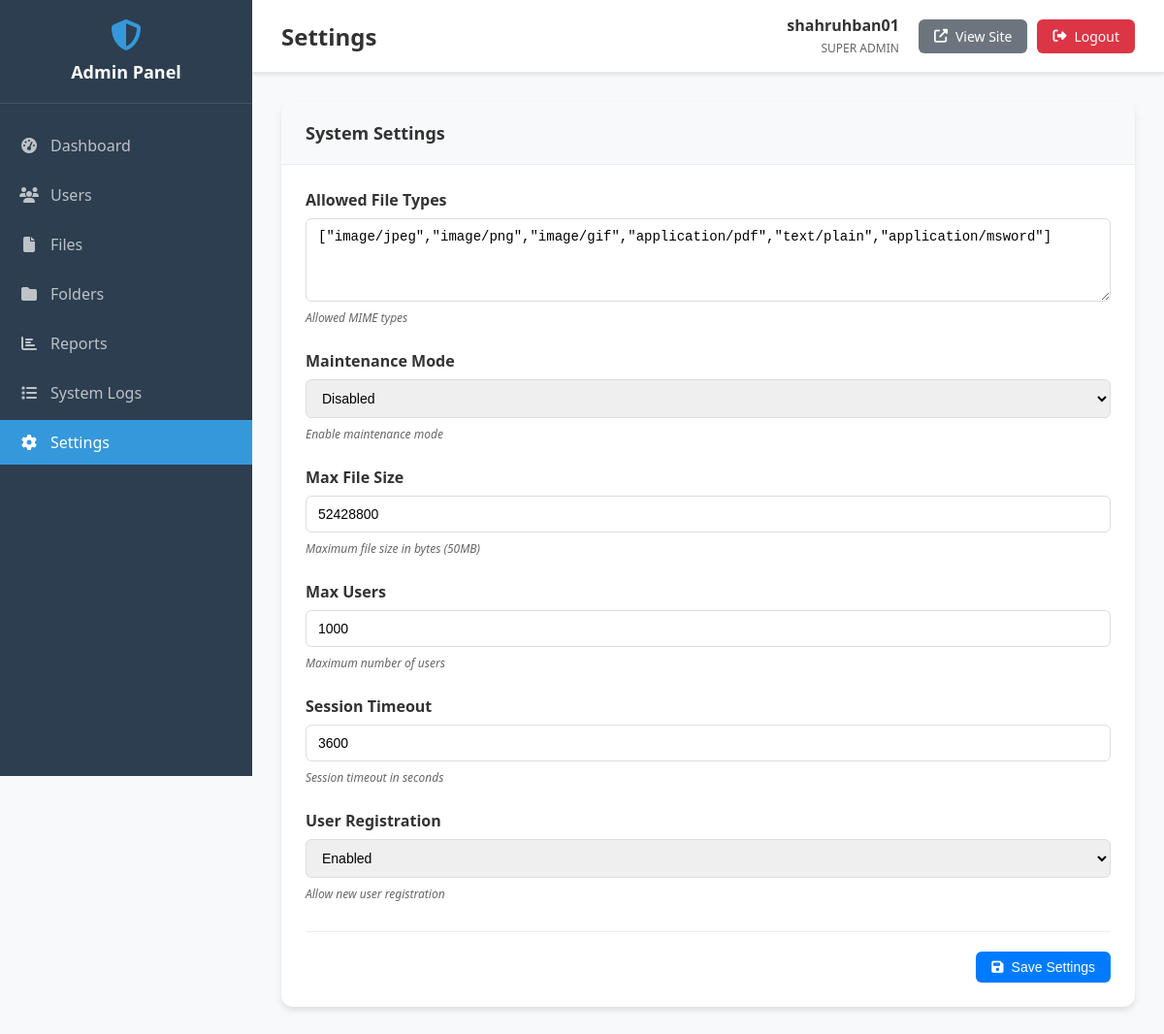
/admin/settings.php (signed in), run on the app's committed database.
### tables this page shows
CREATE TABLE `system_settings` (
  `id` int(11) NOT NULL,
  `setting_key` varchar(100) NOT NULL,
  `setting_value` text DEFAULT NULL,
  `setting_type` enum('string','integer','boolean','json') DEFAULT 'string',
  `description` text DEFAULT NULL,
  `updated_at` timestamp NOT NULL DEFAULT current_timestamp() ON UPDATE current_timestamp()
);

### classes/AdminManager.php (called while the page is built, shortened)
<?php
require_once '../config/database.php';
require_once 'AdminAuth.php';
class AdminManager {
    private $conn;
    public function __construct() {
        $database = new Database();
        $this->conn = $database->getConnection();
    }
    public function getSettings() {
        try {
            $query = "SELECT * FROM system_settings ORDER BY setting_key";
            $stmt = $this->conn->prepare($query);
            $stmt->execute();
            return ['success' => true, 'settings' => $stmt->fetchAll()];
        } catch (Exception $e) {
            return ['success' => false, 'message' => 'Failed to fetch settings'];
        }
    }
}
?>

### config/database.php (called while the page is built, shortened)
<?php
class Database {
    private $host = 'localhost';
    private $db_name = 'document_vault';
    private $username = 'root';
    private $password = '';
    public function getConnection() {
        $this->conn = null;
        try {
            $this->conn = new PDO(
                "mysql:host=" . $this->host . ";dbname=" . $this->db_name . ";charset=utf8",
                $this->username,
                $this->password,
                array(
                    PDO::ATTR_ERRMODE => PDO::ERRMODE_EXCEPTION,
                    PDO::ATTR_DEFAULT_FETCH_MODE => PDO::FETCH_ASSOC,
                    PDO::ATTR_EMULATE_PREPARES => false
                )
            );
        } catch(PDOException $exception) {
            error_log("Connection error: " . $exception->getMessage());
            throw new Exception("Database connection failed");
        }
        return $this->conn;
    }
}
?>

### classes/AdminAuth.php (called while the page is built, shortened)
<?php
require_once '../config/database.php';
class AdminAuth {
    public function __construct() {
        try {
            $database = new Database();
        } catch (Exception $e) {
            error_log("AdminAuth database connection failed: " . $e->getMessage());
            throw new Exception("Database connection failed");
        }
    }
}
?>

### admin/settings.php (the view, shortened to what this page needs)
<?php
require_once '../classes/AdminAuth.php';
require_once '../classes/AdminManager.php';
$adminManager = new AdminManager();
$settings = $adminManager->getSettings();
?>
<!DOCTYPE html>
<html lang="en">
<head>
    <link rel="stylesheet" href="css/admin.css">
    <link rel="stylesheet" href="https://cdnjs.cloudflare.com/ajax/libs/font-awesome/6.4.0/css/all.min.css">
</head>
<body>
    <div class="admin-layout">
        <?php include 'includes/sidebar.php'; ?>
        <div class="admin-main">
            <?php include 'includes/header.php'; ?>
            <div class="admin-content">
                <div class="dashboard-card">
                    <div class="card-header">
                        <h2>System Settings</h2>
                    </div>
                    <?php if ($settings['success']): ?>
                    <form method="POST" class="settings-form">
                        <div class="settings-grid">
                            <?php foreach ($settings['settings'] as $setting): ?>
                            <div class="setting-item">
                                <label for="<?php echo $setting['setting_key']; ?>">
                                    <?php echo ucwords(str_replace('_', ' ', $setting['setting_key'])); ?>
                                </label>
                                <?php if ($setting['setting_type'] === 'boolean'): ?>
                                    <select name="<?php echo $setting['setting_key']; ?>" id="<?php echo $setting['setting_key']; ?>">
                                        <option value="true" <?php echo $setting['setting_value'] === 'true' ? 'selected' : ''; ?>>Enabled</option>
                                        <option value="false" <?php echo $setting['setting_value'] === 'false' ? 'selected' : ''; ?>>Disabled</option>
                                    </select>
                                <?php elseif ($setting['setting_type'] === 'json'): ?>
                                    <textarea name="<?php echo $setting['setting_key']; ?>"
                                              id="<?php echo $setting['setting_key']; ?>"
                                              rows="4"><?php echo htmlspecialchars($setting['setting_value']); ?></textarea>
                                <?php else: ?>
                                    <input type="<?php echo $setting['setting_type'] === 'integer' ? 'number' : 'text'; ?>"
                                           name="<?php echo $setting['setting_key']; ?>"
                                           id="<?php echo $setting['setting_key']; ?>"
                                           value="<?php echo htmlspecialchars($setting['setting_value']); ?>">
                                <?php endif; ?>
                                <?php if ($setting['description']): ?>
                                    <small class="setting-description"><?php echo htmlspecialchars($setting['description']); ?></small>
                                <?php endif; ?>
                            </div>
                            <?php endforeach; ?>
                        </div>
                        <div class="form-actions">
                            <button type="submit" name="submit" class="btn btn-primary">
                                <i class="fas fa-save"></i> Save Settings
                            </button>
                        </div>
                    </form>
                    <?php endif; ?>
                </div>
            </div>
        </div>
    </div>
</body>
</html>

### admin/includes/sidebar.php
<div class="admin-sidebar">
    <div class="sidebar-header">
        <i class="fas fa-shield-alt"></i>
        <h2>Admin Panel</h2>
    </div>
    <nav class="sidebar-nav">
        <ul>
            <li class="<?php echo basename($_SERVER['PHP_SELF']) == 'index.php' || basename($_SERVER['PHP_SELF']) == 'dashboard.php' ? 'active' : ''; ?>">
                <a href="index.php">
                    <i class="fas fa-tachometer-alt"></i>
                    <span>Dashboard</span>
                </a>
            </li>
            <li class="<?php echo basename($_SERVER['PHP_SELF']) == 'users.php' ? 'active' : ''; ?>">
                <a href="users.php">
                    <i class="fas fa-users"></i>
                    <span>Users</span>
                </a>
            </li>
            <li class="<?php echo basename($_SERVER['PHP_SELF']) == 'files.php' ? 'active' : ''; ?>">
                <a href="files.php">
                    <i class="fas fa-file"></i>
                    <span>Files</span>
                </a>
            </li>
            <li class="<?php echo basename($_SERVER['PHP_SELF']) == 'folders.php' ? 'active' : ''; ?>">
                <a href="folders.php">
                    <i class="fas fa-folder"></i>
                    <span>Folders</span>
                </a>
            </li>
            <li class="<?php echo basename($_SERVER['PHP_SELF']) == 'reports.php' ? 'active' : ''; ?>">
                <a href="reports.php">
                    <i class="fas fa-chart-bar"></i>
                    <span>Reports</span>
                </a>
            </li>
            <li class="<?php echo basename($_SERVER['PHP_SELF']) == 'logs.php' ? 'active' : ''; ?>">
                <a href="logs.php">
                    <i class="fas fa-list"></i>
                    <span>System Logs</span>
                </a>
            </li>
            <li class="<?php echo basename($_SERVER['PHP_SELF']) == 'settings.php' ? 'active' : ''; ?>">
                <a href="settings.php">
                    <i class="fas fa-cog"></i>
                    <span>Settings</span>
                </a>
            </li>
        </ul>
    </nav>
</div>

### admin/includes/header.php (shortened to what this page needs)
<div class="admin-header">
    <div class="header-left">
        <h1><?php echo ucfirst(str_replace('.php', '', basename($_SERVER['PHP_SELF']))); ?></h1>
    </div>
    <div class="header-right">
        <div class="admin-menu">
            <div class="admin-info">
                <span class="admin-name"><?php echo $_SESSION['admin_username']; ?></span>
                <span class="admin-role"><?php echo ucfirst(str_replace('_', ' ', $_SESSION['admin_role'])); ?></span>
            </div>
            <div class="admin-actions">
                <a href="../index.html" target="_blank" class="btn btn-secondary">
                    <i class="fas fa-external-link-alt"></i> View Site
                </a>
                <a href="api/admin_auth.php?action=logout" class="btn btn-danger">
                    <i class="fas fa-sign-out-alt"></i> Logout
                </a>
            </div>
        </div>
    </div>
</div>

### admin/css/admin.css (style rules this page uses)
* { margin: 0; padding: 0; box-sizing: border-box; }
body { font-family: 'Segoe UI', Tahoma, Geneva, Verdana, sans-serif; background-color: #f8f9fa; color: #333; }
.admin-layout { display: flex; min-height: 100vh; }
.admin-sidebar { width: 260px; background: #2c3e50; color: white; position: fixed; height: 100vh; overflow-y: auto; z-index: 1000; transition: transform 0.3s; }
.sidebar-header { padding: 20px; text-align: center; border-bottom: 1px solid rgba(255,255,255,0.1); }
.sidebar-header i { font-size: 32px; margin-bottom: 10px; color: #3498db; }
.sidebar-header h2 { font-size: 18px; font-weight: 600; }
.sidebar-nav ul { list-style: none; padding: 20px 0; }
.sidebar-nav li { margin-bottom: 5px; }
.sidebar-nav a { display: flex; align-items: center; padding: 12px 20px; color: #bdc3c7; text-decoration: none; transition: all 0.3s; gap: 12px; }
.sidebar-nav li.active a { background: #3498db; color: white; }
.sidebar-nav i { width: 20px; text-align: center; }
.admin-main { flex: 1; margin-left: 260px; display: flex; flex-direction: column; transition: margin-left 0.3s; }
.admin-header { background: white; padding: 15px 30px; border-bottom: 1px solid #e9ecef; display: flex; justify-content: space-between; align-items: center; box-shadow: 0 2px 4px rgba(0,0,0,0.1); }
.header-left { display: flex; align-items: center; gap: 20px; }
.header-left h1 { color: #333; font-size: 24px; font-weight: 600; }
.admin-menu { display: flex; align-items: center; gap: 20px; }
.admin-info { text-align: right; }
.admin-name { display: block; font-weight: 600; color: #333; }
.admin-role { font-size: 12px; color: #666; text-transform: uppercase; }
.admin-actions { display: flex; gap: 10px; }
.btn { padding: 8px 16px; border: none; border-radius: 6px; text-decoration: none; font-size: 14px; font-weight: 500; cursor: pointer; transition: all 0.3s; display: inline-flex; align-items: center; gap: 8px; }
.btn-secondary { background: #6c757d; color: white; }
.btn-danger { background: #dc3545; color: white; }
.btn-primary { background: #007bff; color: white; }
.admin-content { flex: 1; padding: 30px; overflow-y: auto; }
.dashboard-card { background: white; border-radius: 12px; box-shadow: 0 4px 6px rgba(0,0,0,0.1); overflow: hidden; }
.card-header { padding: 20px 25px; background: #f8f9fa; border-bottom: 1px solid #e9ecef; }
.card-header h2 { font-size: 18px; color: #333; }

### admin/settings.php (style rules this page uses)
.settings-form { padding: 25px; }
.settings-grid { display: grid; gap: 25px; }
.setting-item { display: flex; flex-direction: column; gap: 8px; }
.setting-item label { font-weight: 600; color: #333; }
.setting-item input, .setting-item select, .setting-item textarea { padding: 10px 12px; border: 1px solid #ddd; border-radius: 6px; font-size: 14px; }
.setting-item textarea { resize: vertical; font-family: monospace; }
.setting-description { color: #666; font-size: 12px; font-style: italic; }
.form-actions { margin-top: 30px; padding-top: 20px; border-top: 1px solid #e9ecef; display: flex; justify-content: flex-end; }

### data on the page
system_settings: setting_key "Allowed File Types", setting_key+setting_value "[\"image/jpeg\",\"image/png\",\"image/gif\",\"application/pdf\",\"text/plain\",\"application/msword\"]", description "Allowed MIME types"
system_settings: setting_key "Maintenance Mode", setting_value+setting_key "Disabled", description "Enable maintenance mode"
system_settings: setting_key "Max File Size", max_file_size "52428800", description "Maximum file size in bytes (50MB)"
system_settings: setting_key "Max Users", setting_value "1000", description "Maximum number of users"
system_settings: setting_key "Session Timeout", setting_value "3600", description "Session timeout in seconds"
system_settings: setting_key "User Registration", setting_value+setting_key "Enabled", description "Allow new user registration"

### other printed values
str_replace('.php', '', basename($_SERVER['PHP_SELF'])) "Settings"
$_SESSION['admin_username'] "shahruhban01"
str_replace('_', ' ', $_SESSION['admin_role']) "SUPER ADMIN"
